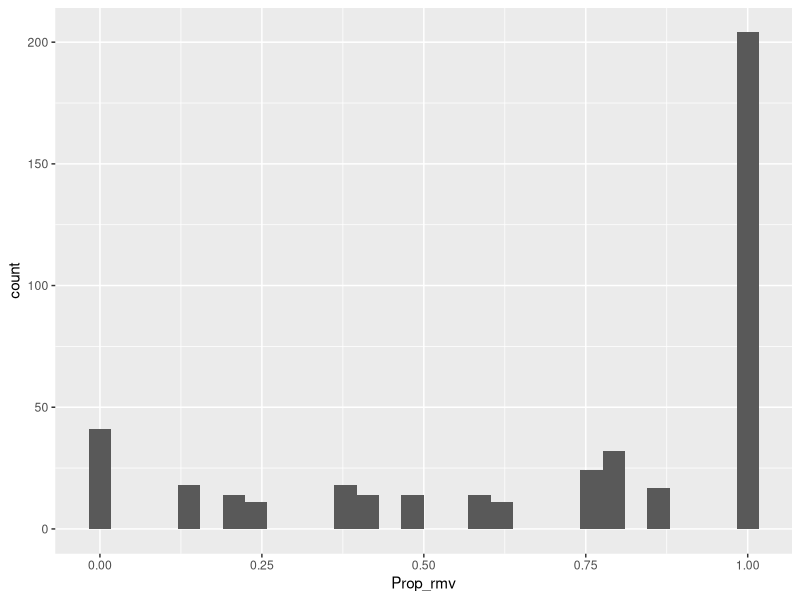
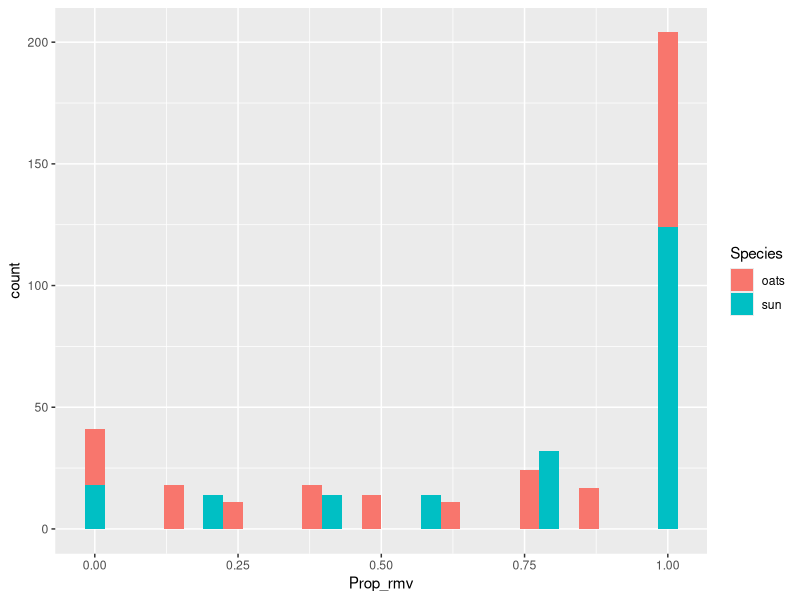
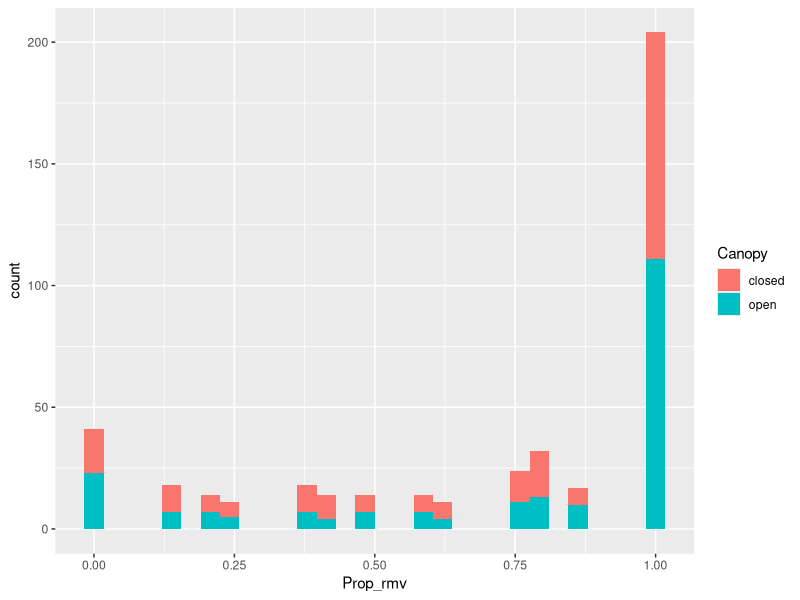

These figures' R source, in order:
### install if necessary, and open tidyverse library
#install.packages("tidyverse")
library("tidyverse")

### read in data file made from script 1
Dat <- read_csv("SeedPredationDataForAnalysis.csv")
  
#test for normality of data
#run linear models
#interactions?
#want temp and elevation as well
lm.1<-lm(Prop_rmv~Species+Canopy,data=Dat)
summary(lm.1)
anova(lm.1)

### take a look at distributions of removal rates
library(ggplot2)
ggplot(Dat, aes(Prop_rmv)) + geom_histogram()
ggplot(Dat, aes(Prop_rmv, fill=Species)) + geom_histogram()
ggplot(Dat, aes(Prop_rmv, fill=Canopy)) + geom_histogram()


### mean of proportion removed
Prop_rmv <- Dat$Prop_rmv
mean(Prop_rmv)

### mean of sunflower seeds removed 
Species <- Dat$Species
Dat$Species<- as.factor(Dat$Species)

sun <- Dat[which(Dat$Species == "sun"),]
mean(sun$Prop_rmv)

### mean of oats removed
oats <- Dat[which(Dat$Species == "oats"),]
mean(oats$Prop_rmv)




